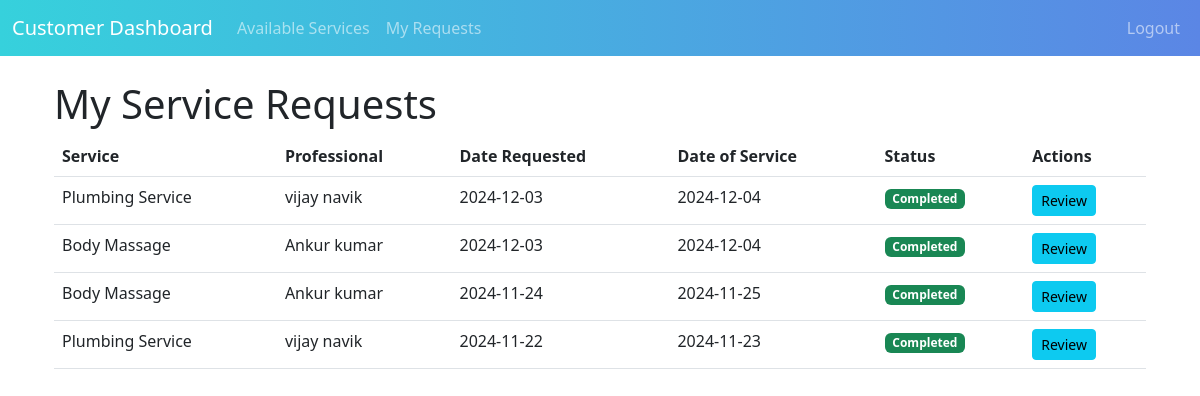
Screenshot of /customer/my_requests (signed in) with the database file from the repository.
### app/models.py (models this page shows, shortened)
class ServiceRequest(db.Model):
    id = db.Column(db.Integer, primary_key=True)
    service_id = db.Column(db.Integer, db.ForeignKey('service.id'), nullable=False)
    customer_id = db.Column(db.Integer, db.ForeignKey('user.id'), nullable=False)
    professional_id = db.Column(db.Integer, db.ForeignKey('user.id'))
    date_of_request = db.Column(db.DateTime, nullable=False, default=datetime.utcnow)
    date_of_service = db.Column(db.DateTime, nullable=False)
    date_of_completion = db.Column(db.DateTime)
    status = db.Column(db.String(20), default='pending')
    completion_status = db.Column(db.Boolean, default=False)
    remarks = db.Column(db.Text)
    pincode = db.Column(db.String(10), nullable=False)
    city = db.Column(db.String(100), nullable=False)
    service = db.relationship('Service', backref='service_requests')
    customer = db.relationship('User', foreign_keys=[customer_id], backref='customer_requests')
    professional = db.relationship('User', foreign_keys=[professional_id], backref='professional_requests')

class Service(db.Model):
    id = db.Column(db.Integer, primary_key=True)
    name = db.Column(db.String(100), nullable=False)
    base_price = db.Column(db.Float, nullable=False)
    description = db.Column(db.Text)

class User(UserMixin, db.Model):
    id = db.Column(db.Integer, primary_key=True)
    name = db.Column(db.String(100), nullable=False)
    email = db.Column(db.String(100), unique=True, nullable=False)
    password = db.Column(db.String(200), nullable=False)
    user_type = db.Column(db.String(20), nullable=False)
    is_approved = db.Column(db.Boolean, default=False)
    is_blocked = db.Column(db.Boolean, default=False)
    professional_profile = db.relationship('ProfessionalProfile', backref='user', uselist=False)

### app/routes/customer.py (the view)
@customer_bp.route('/my_requests')
@login_required
def my_requests():
    if current_user.user_type != 'customer':
        flash('Access denied. This page is for customers only.', 'danger')
        return redirect(url_for('main.index'))
    requests = ServiceRequest.query.filter_by(customer_id=current_user.id).options(
        joinedload(ServiceRequest.service),
        joinedload(ServiceRequest.professional)
    ).order_by(ServiceRequest.date_of_request.desc()).all()
    db.session.expire_all()
    db.session.refresh(current_user)
    return render_template('customer/my_requests.html', requests=requests)

### app/models.py (called while the page is built)
@login_manager.user_loader
def load_user(user_id):
    return User.query.get(int(user_id))

### app/templates/customer/my_requests.html (shortened to what this page needs)
{% extends "customer/customer_base.html" %}
{% block content %}
<div class="container mt-4">
    <h1>My Service Requests</h1>
    <table class="table">
        <thead>
            <tr>
                <th>Service</th>
                <th>Professional</th>
                <th>Date Requested</th>
                <th>Date of Service</th>
                <th>Status</th>
                <th>Actions</th>
            </tr>
        </thead>
        <tbody>
            {% for request in requests %}
            <tr>
                <td>{{ request.service.name }}</td>
                <td>{{ request.professional.name if request.professional else 'Not Assigned' }}</td>
                <td>{{ request.date_of_request.strftime('%Y-%m-%d') }}</td>
                <td>{{ request.date_of_service.strftime('%Y-%m-%d') }}</td>
                <td>
                    {% if request.status == 'pending' %}
                        <span class="badge bg-warning">Pending</span>
                    {% elif request.status == 'accepted' %}
                        <span class="badge bg-primary">Accepted</span>
                    {% elif request.status == 'completed' %}
                        <span class="badge bg-success">Completed</span>
                    {% else %}
                        <span class="badge bg-secondary">{{ request.status|capitalize }}</span>
                    {% endif %}
                </td>
                <td>
                    {% if request.status == 'completed' and not request.review %}
                    <a href="{{ url_for('customer.review', request_id=request.id) }}" class="btn btn-sm btn-info">Review</a>
                    {% endif %}
                </td>
            </tr>
            {% endfor %}
        </tbody>
    </table>
</div>
{% endblock %}

### app/templates/customer/customer_base.html (style rules this page uses)
body { background: #ffffff; min-height: 100vh; }

### rows the page displays
ServiceRequest: service.name "Plumbing Service", professional "vijay navik", date_of_request "2024-12-03", date_of_service "2024-12-04", status "Completed"
ServiceRequest: service.name "Body Massage", professional "Ankur kumar", date_of_request "2024-12-03", date_of_service "2024-12-04", status "Completed"
ServiceRequest: service.name "Body Massage", professional "Ankur kumar", date_of_request "2024-11-24", date_of_service "2024-11-25", status "Completed"
ServiceRequest: service.name "Plumbing Service", professional "vijay navik", date_of_request "2024-11-22", date_of_service "2024-11-23", status "Completed"
